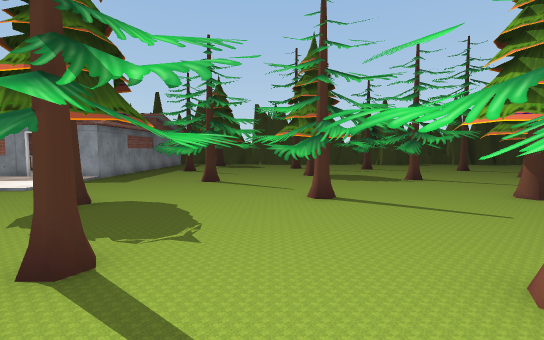
View 1 (above)

24 first-person views from a walk through a scene from a Unity 3-D project. The camera is 1.53 m above the floor, tilts 4° down and sees 85° across. Doors are open. The floor is counted in squares, 1.44 m on a side. Each view is taken from the middle of a square. On the plan, view 1 faces up. The plan holds only what a view shows up to about 12 squares ahead; the rest is blank. The place goes on beyond the plan. The player is left out. Some surface patterns are stand-ins.

View 2
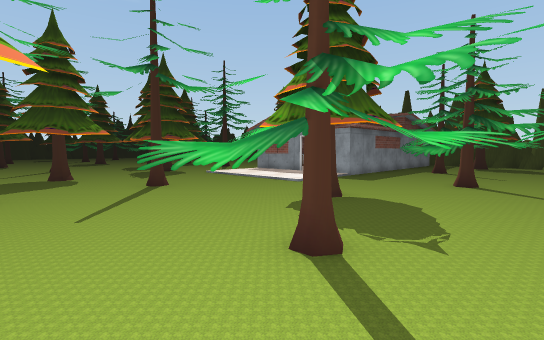

View 3
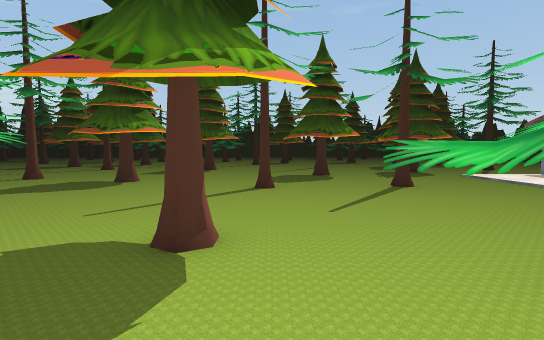

View 4
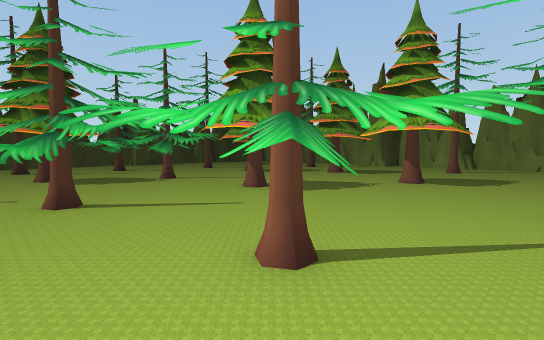

View 5
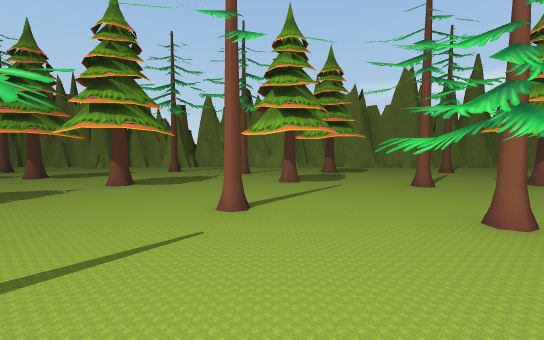

View 6
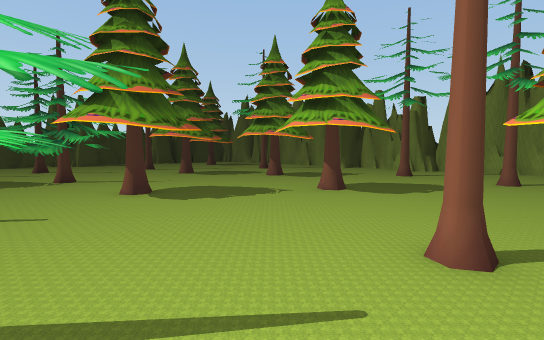

View 7
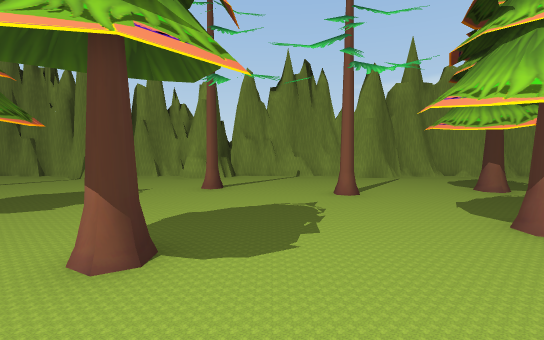

View 8
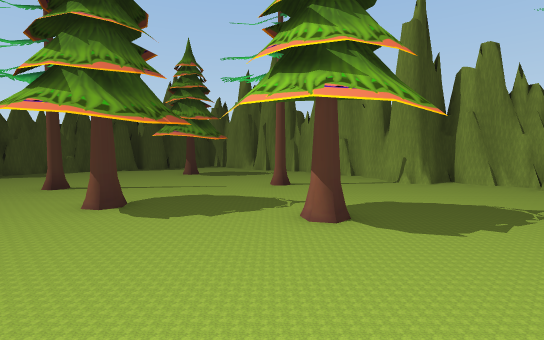

View 9
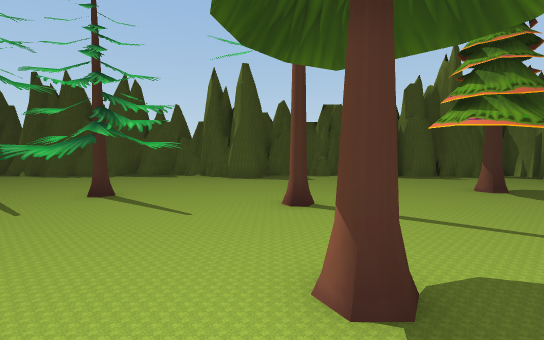

View 10
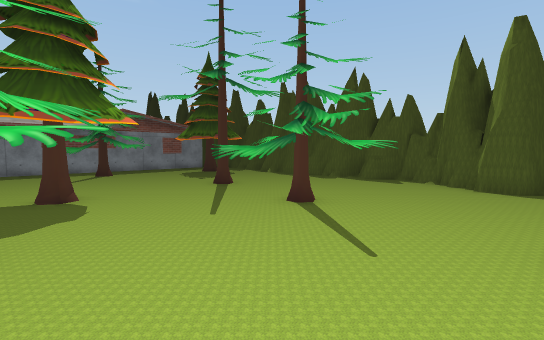

View 11
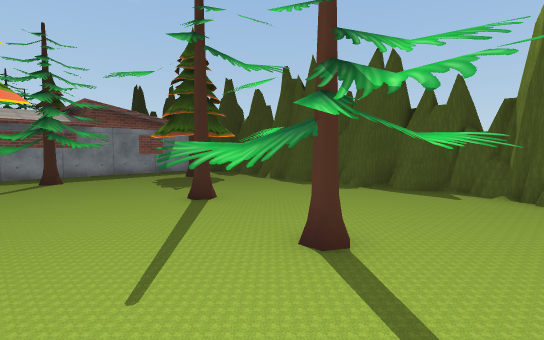

View 12
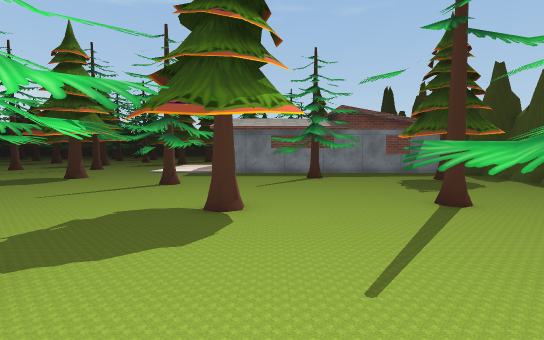

View 13
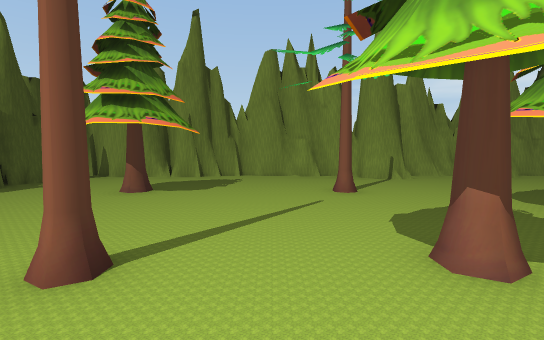

View 14
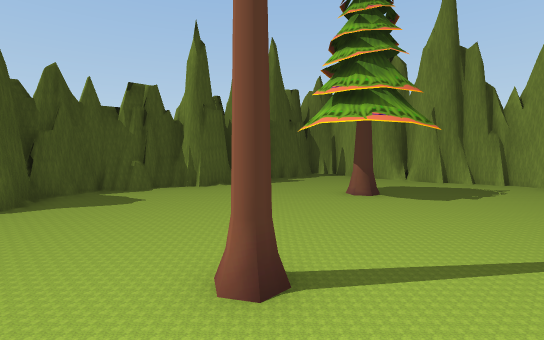

View 15
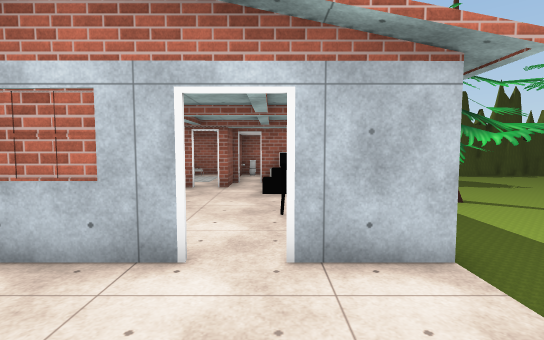

View 16
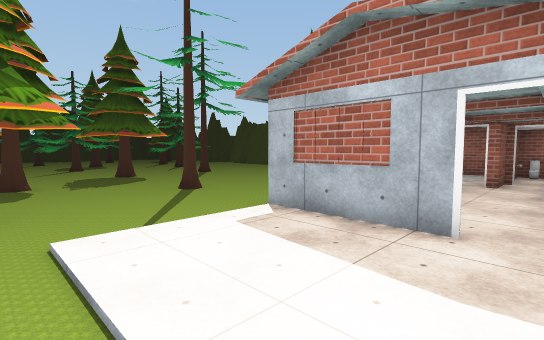

View 17
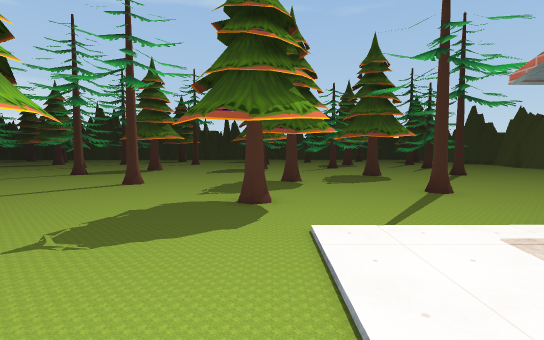

View 18
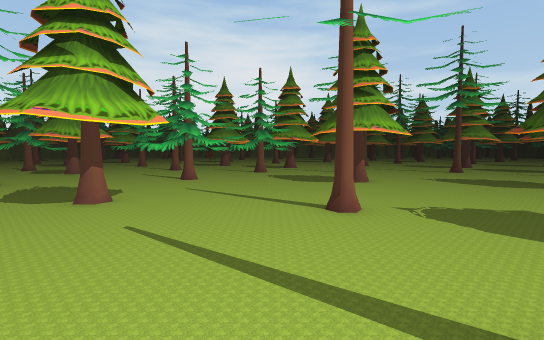

View 19
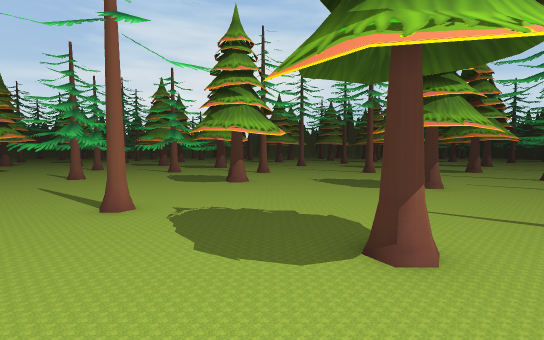

View 20
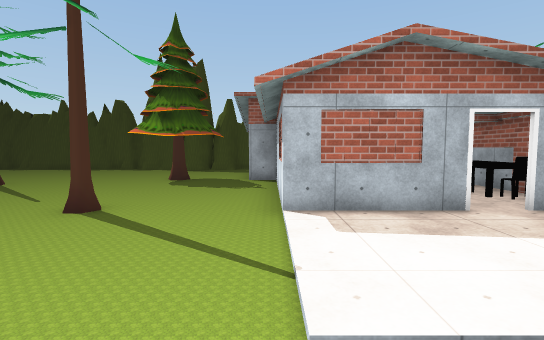

View 21
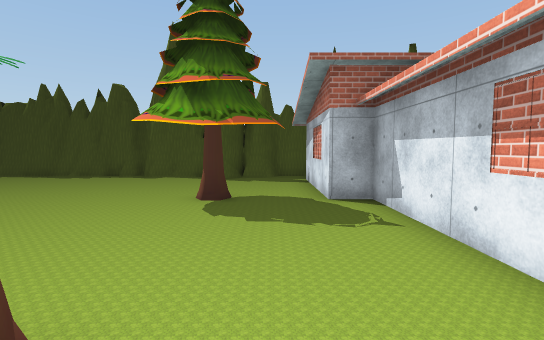

View 22
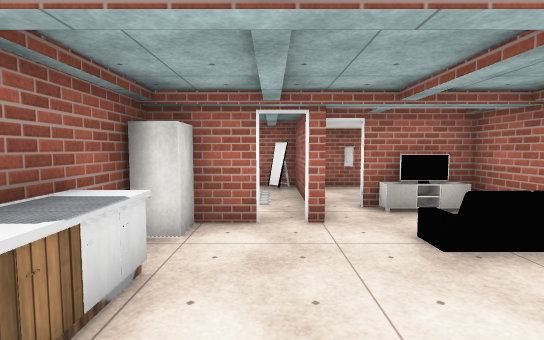

View 23
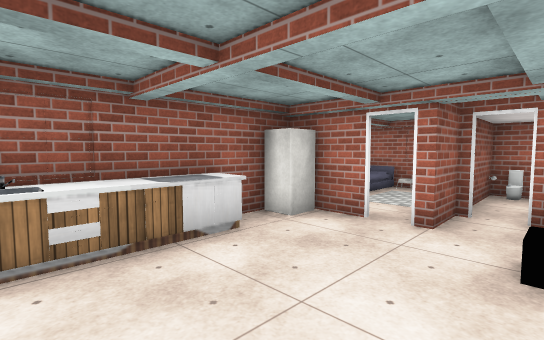

View 24
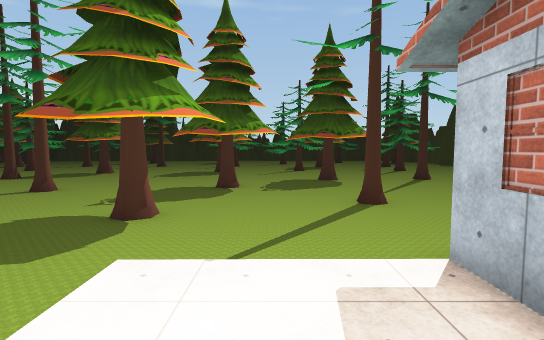

### Floor plan
Key: @ floor where view 1 was taken; # wall or solid block; . floor; D open door; O other object.
Columns run from 21 left of view 1 to 19 right of it. Each row starts with its distance up from view 1.
 22 #########        ####   ####  ####
 21 .....#...   ###  ...######.####.#########
 20 ........#OOOOO    ...........#..........#
 19 ........# ..#   ..#.....................#
 18 ........# ..##  ........................#
 17 ........# ..DOO#...........O............#
 16 ......#.# OD...#..O...O.OOOO........#...#
 15  O.......#...OOOOOO......OO....O........#
 14  ........#O...O#OO......................#
 13  .........O..OO.O.......................#
 12 ..........O...O........#...O............#
 11 .#....O...##DD#...O.O....OOO...#....O...#
 10 .................OOO.....OO.............#
  9 ..................O......O.............##
  8 ...#...................O.........#.....##
  7  ......#.............O.O................#
  6 .................#...OO....#............#
  5 .....................O.................##
  4  ...........O.......O...............O..##
  3 ....O.............O.O.O.O......#........#
  2 .........#........OO..OOO...............#
  1 ..................O.. OO................#
  0  ............O...... @ ....O.......O....#
 -1  O................#.. . ................#
 -2  .....................  ........#.......#
 -3  .....#................ ...O............#
 -4   ................O...O  OOO........#...#
 -5  O.........#...OOOO.....  O....O... ....#
 -6 ................OO.......  ........  ..##
 -7 ................  ... ...   ......    .##

Positions as (right, up) in squares from view 1, and headings:
1: (0, 0), facing up
2: (0, 0), facing up-left
3: (0, 0), facing left
4: (0, 0), facing up-right
5: (1, -1), facing right
6: (3, -1), facing up-right
7: (7, 2), facing right
8: (8, 5), facing up-right
9: (9, 9), facing up
10: (9, 11), facing up-left
11: (7, 13), facing up-left
12: (7, 13), facing left
13: (7, 13), facing right
14: (8, 13), facing up-right
15: (-8, 8), facing up
16: (-8, 7), facing up-left
17: (-8, 7), facing left
18: (-7, 5), facing down
19: (-11, 5), facing down
20: (-12, 6), facing up
21: (-14, 10), facing up
22: (-10, 12), facing up
23: (-8, 12), facing up-left
24: (-9, 9), facing left
